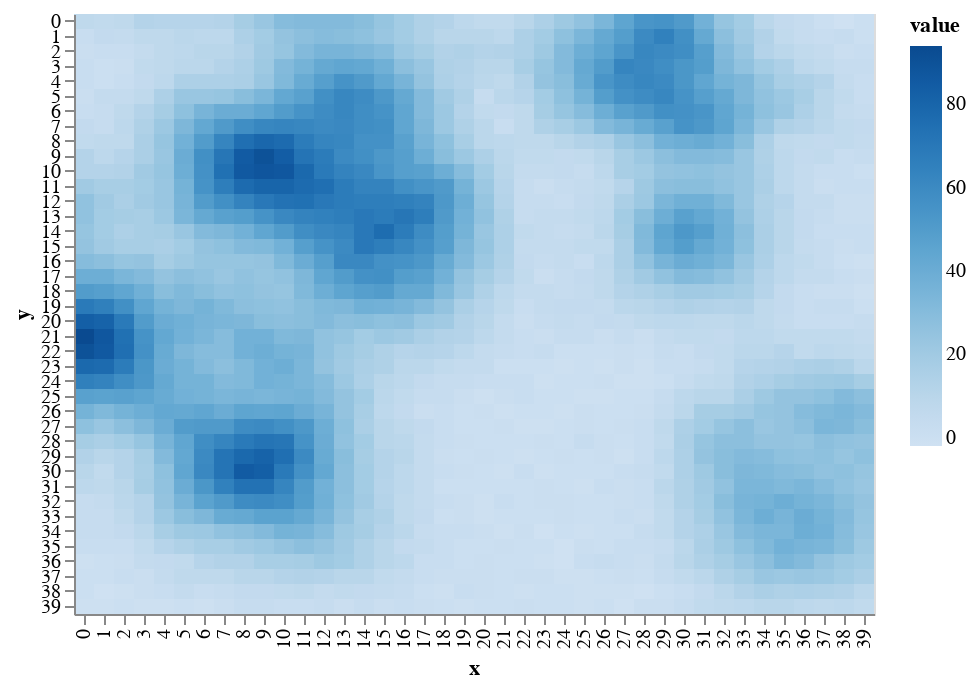

Notebook source saved alongside this figure:
### Code cell
draw.drawRainFall(world.grid_rainfall)

### Figure 1 — Vega-Lite specification as saved in the notebook (floating-point values rounded to 4 significant figures; data arrays with more than 128 entries replaced by an {"elided": "..."} marker saying what was removed)
{"$schema": "https://vega.github.io/schema/vega-lite/v2.6.0.json", "config": {"view": {"height": 300, "width": 400}}, "data": {"name": "data-4ace8dcb7d026e86a2fe08e2a374c46d"}, "datasets": {"data-4ace8dcb7d026e86a2fe08e2a374c46d": {"elided": "1600 records"}}, "encoding": {"color": {"field": "value", "scale": {"scheme": "blues"}, "type": "quantitative"}, "x": {"field": "x", "type": "ordinal"}, "y": {"field": "y", "type": "ordinal"}}, "mark": "rect"}
